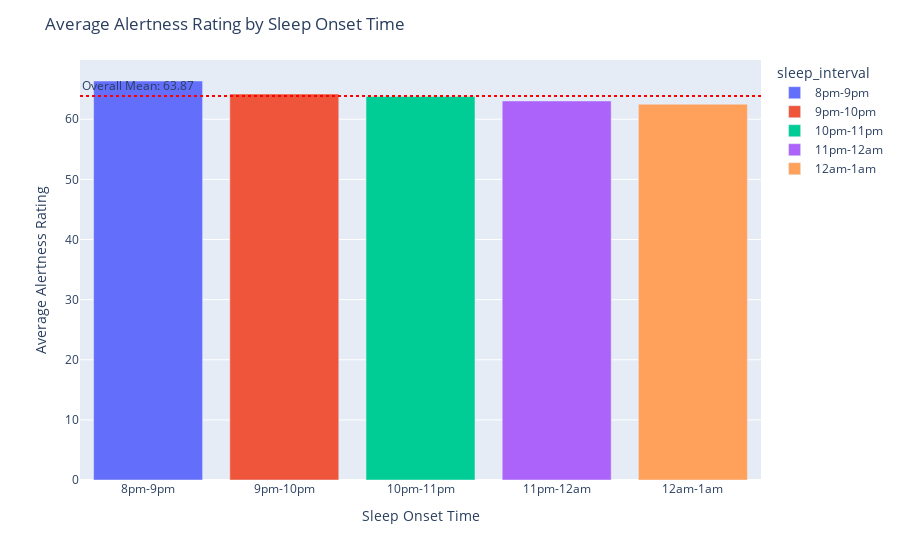

Source (notebook cell):
### Code cell
'''This plot shows the alertness wrt to sleep on set, as in when a person slept, 
We can see the people who sleep early have an higher alertness as compared to the people who sleep late.'''

# create bins for different time intervals of sleep onset
bins = [-3, -2, -1, 0, 1, 2]
labels = ['8pm-9pm','9pm-10pm', '10pm-11pm', '11pm-12am','12am-1am']
merged_df['sleep_interval'] = pd.cut(merged_df['sleep_onset'], bins=bins, labels=labels)

# calculate mean alertness rating for each bin
grouped_df = merged_df.groupby('sleep_interval')['alertness_rating'].mean().reset_index()

# create a barplot showing the mean alertness rating for each sleep interval
fig = px.bar(grouped_df, x='sleep_interval', y='alertness_rating', color='sleep_interval')

# add the overall mean alertness rating to the plot
overall_mean = merged_df['alertness_rating'].mean()
fig.add_hline(y=overall_mean, line_color='red', line_dash='dot',
              annotation_text=f'Overall Mean: {round(overall_mean, 2)}',
              annotation_position='top left')

# set the plot title and axis labels
fig.update_layout(title='Average Alertness Rating by Sleep Onset Time',
                  xaxis_title='Sleep Onset Time',
                  yaxis_title='Average Alertness Rating')

# show the plot
fig.show()

### Figure 1 — Plotly figure (JSON) as saved in the notebook; plotly's stock layout.template omitted (floating-point values rounded to 4 significant figures)
{"data": [{"alignmentgroup": "True", "hovertemplate": "sleep_interval=%{x}<br>alertness_rating=%{y}<extra></extra>", "legendgroup": "8pm-9pm", "marker": {"color": "#636efa", "pattern": {"shape": ""}}, "name": "8pm-9pm", "offsetgroup": "8pm-9pm", "orientation": "v", "showlegend": true, "textposition": "auto", "type": "bar", "x": ["8pm-9pm"], "xaxis": "x", "y": [66.36], "yaxis": "y"}, {"alignmentgroup": "True", "hovertemplate": "sleep_interval=%{x}<br>alertness_rating=%{y}<extra></extra>", "legendgroup": "9pm-10pm", "marker": {"color": "#EF553B", "pattern": {"shape": ""}}, "name": "9pm-10pm", "offsetgroup": "9pm-10pm", "orientation": "v", "showlegend": true, "textposition": "auto", "type": "bar", "x": ["9pm-10pm"], "xaxis": "x", "y": [64.21], "yaxis": "y"}, {"alignmentgroup": "True", "hovertemplate": "sleep_interval=%{x}<br>alertness_rating=%{y}<extra></extra>", "legendgroup": "10pm-11pm", "marker": {"color": "#00cc96", "pattern": {"shape": ""}}, "name": "10pm-11pm", "offsetgroup": "10pm-11pm", "orientation": "v", "showlegend": true, "textposition": "auto", "type": "bar", "x": ["10pm-11pm"], "xaxis": "x", "y": [63.78], "yaxis": "y"}, {"alignmentgroup": "True", "hovertemplate": "sleep_interval=%{x}<br>alertness_rating=%{y}<extra></extra>", "legendgroup": "11pm-12am", "marker": {"color": "#ab63fa", "pattern": {"shape": ""}}, "name": "11pm-12am", "offsetgroup": "11pm-12am", "orientation": "v", "showlegend": true, "textposition": "auto", "type": "bar", "x": ["11pm-12am"], "xaxis": "x", "y": [63.04], "yaxis": "y"}, {"alignmentgroup": "True", "hovertemplate": "sleep_interval=%{x}<br>alertness_rating=%{y}<extra></extra>", "legendgroup": "12am-1am", "marker": {"color": "#FFA15A", "pattern": {"shape": ""}}, "name": "12am-1am", "offsetgroup": "12am-1am", "orientation": "v", "showlegend": true, "textposition": "auto", "type": "bar", "x": ["12am-1am"], "xaxis": "x", "y": [62.5], "yaxis": "y"}], "layout": {"annotations": [{"showarrow": false, "text": "Overall Mean: 63.87", "x": 0, "xanchor": "left", "xref": "x domain", "y": 63.87, "yanchor": "bottom", "yref": "y"}], "barmode": "relative", "legend": {"title": {"text": "sleep_interval"}, "tracegroupgap": 0}, "margin": {"t": 60}, "shapes": [{"line": {"color": "red", "dash": "dot"}, "type": "line", "x0": 0, "x1": 1, "xref": "x domain", "y0": 63.87, "y1": 63.87, "yref": "y"}], "title": {"text": "Average Alertness Rating by Sleep Onset Time"}, "xaxis": {"anchor": "y", "categoryarray": ["8pm-9pm", "9pm-10pm", "10pm-11pm", "11pm-12am", "12am-1am"], "categoryorder": "array", "domain": [0, 1], "title": {"text": "Sleep Onset Time"}}, "yaxis": {"anchor": "x", "domain": [0, 1], "title": {"text": "Average Alertness Rating"}}}}
